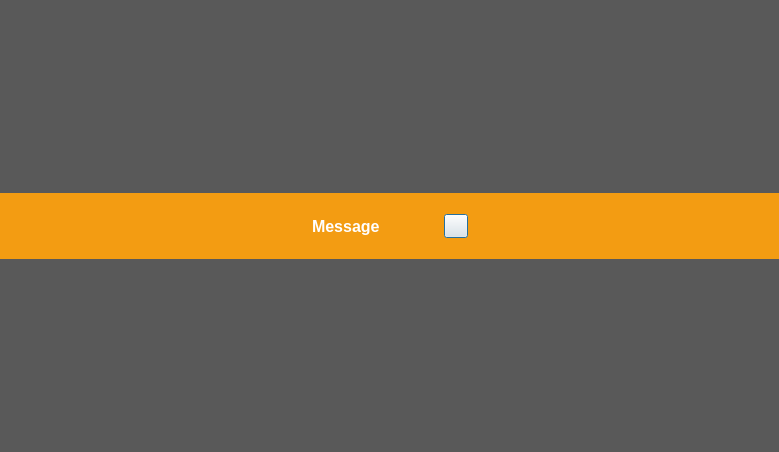
<?xml version="1.0" encoding="UTF-8"?>
<ui version="4.0">
 <class>Dialog</class>
 <widget class="QDialog" name="Dialog">
  <property name="geometry">
   <rect>
    <x>0</x>
    <y>0</y>
    <width>779</width>
    <height>452</height>
   </rect>
  </property>
  <property name="windowTitle">
   <string>Dialog</string>
  </property>
  <property name="styleSheet">
   <string notr="true">QWidget#bg {
	background-color: rgba(0,0,0,160);
}

QWidget#__banner {
	background-color: rgb(243, 156, 18);
}

QLabel {
	color: rgb(255, 255, 255);
	font: bold 12pt;
}

QPushButton#__btnClose {
	border-image: url(:/jigsaw/button/close_normal);
}

QPushButton#__btnClose::hover {
	border-image: url(:/jigsaw/button/close_hover);
}

QPushButton#__btnClose::pressed {
	border-image: url(:/jigsaw/button/close_pressed);
}
</string>
  </property>
  <layout class="QVBoxLayout" name="verticalLayout_2">
   <property name="spacing">
    <number>0</number>
   </property>
   <property name="leftMargin">
    <number>0</number>
   </property>
   <property name="topMargin">
    <number>0</number>
   </property>
   <property name="rightMargin">
    <number>0</number>
   </property>
   <property name="bottomMargin">
    <number>0</number>
   </property>
   <item>
    <widget class="QWidget" name="bg" native="true">
     <layout class="QVBoxLayout" name="verticalLayout">
      <property name="spacing">
       <number>0</number>
      </property>
      <property name="leftMargin">
       <number>0</number>
      </property>
      <property name="topMargin">
       <number>0</number>
      </property>
      <property name="rightMargin">
       <number>0</number>
      </property>
      <property name="bottomMargin">
       <number>0</number>
      </property>
      <item>
       <widget class="QWidget" name="__banner" native="true">
        <property name="minimumSize">
         <size>
          <width>0</width>
          <height>66</height>
         </size>
        </property>
        <property name="maximumSize">
         <size>
          <width>16777215</width>
          <height>66</height>
         </size>
        </property>
        <layout class="QHBoxLayout" name="horizontalLayout">
         <property name="spacing">
          <number>64</number>
         </property>
         <property name="leftMargin">
          <number>32</number>
         </property>
         <property name="rightMargin">
          <number>32</number>
         </property>
         <item>
          <spacer name="horizontalSpacer">
           <property name="orientation">
            <enum>Qt::Horizontal</enum>
           </property>
           <property name="sizeHint" stdset="0">
            <size>
             <width>40</width>
             <height>20</height>
            </size>
           </property>
          </spacer>
         </item>
         <item>
          <widget class="QLabel" name="__text">
           <property name="text">
            <string>Message</string>
           </property>
          </widget>
         </item>
         <item>
          <widget class="QPushButton" name="__btnClose">
           <property name="minimumSize">
            <size>
             <width>24</width>
             <height>24</height>
            </size>
           </property>
           <property name="maximumSize">
            <size>
             <width>24</width>
             <height>24</height>
            </size>
           </property>
           <property name="text">
            <string/>
           </property>
          </widget>
         </item>
         <item>
          <spacer name="horizontalSpacer_2">
           <property name="orientation">
            <enum>Qt::Horizontal</enum>
           </property>
           <property name="sizeHint" stdset="0">
            <size>
             <width>40</width>
             <height>20</height>
            </size>
           </property>
          </spacer>
         </item>
        </layout>
       </widget>
      </item>
     </layout>
    </widget>
   </item>
  </layout>
 </widget>
 <resources/>
 <connections/>
</ui>
